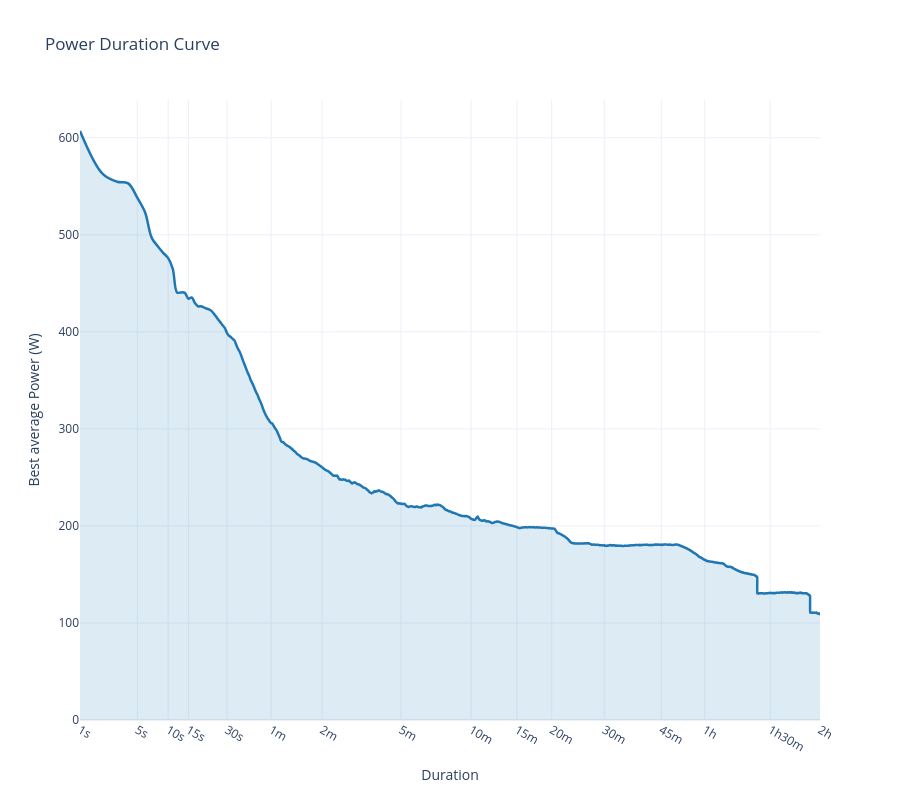

Notebook source saved alongside this figure:
### Code cell
fig = plot_duration_curve(df[df.month == 3], metric="power", max_duration=60*60*2, x_axis_exponent = 0.2)
fig.show()

### Figure 1 — Plotly figure (JSON) as saved in the notebook; plotly's stock layout.template omitted (floating-point values rounded to 4 significant figures; data arrays with more than 128 entries replaced by an {"elided": "..."} marker saying what was removed)
{"data": [{"customdata": {"elided": "7200 str values"}, "fill": "tozeroy", "fillcolor": "rgba(31, 119, 180, 0.15)", "hovertemplate": "Duration: %{customdata}<br>Best Power: %{y:.1f}<extra></extra>", "line": {"color": "#1f77b4", "shape": "spline", "width": 2.5}, "mode": "lines", "type": "scatter", "x": {"elided": "7200 float values"}, "y": {"elided": "7200 float values"}}], "layout": {"height": 800, "hovermode": "x unified", "title": {"text": "Power Duration Curve"}, "xaxis": {"tickmode": "array", "ticktext": ["1s", "5s", "10s", "15s", "30s", "1m", "2m", "5m", "10m", "15m", "20m", "30m", "45m", "1h", "1h30m", "2h"], "tickvals": [1, 1.38, 1.585, 1.719, 1.974, 2.268, 2.605, 3.129, 3.594, 3.898, 4.129, 4.478, 4.856, 5.144, 5.578, 5.908], "title": {"text": "Duration"}, "type": "linear"}, "yaxis": {"rangemode": "tozero", "title": {"text": "Best average Power (W)"}}}}
